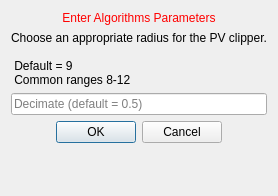
<?xml version="1.0" encoding="UTF-8"?>
<ui version="4.0">
 <class>AtrialFibresClipperViewUIRadius</class>
 <widget class="QWidget" name="AtrialFibresClipperViewUIRadius">
  <property name="geometry">
   <rect>
    <x>0</x>
    <y>0</y>
    <width>222</width>
    <height>196</height>
   </rect>
  </property>
  <property name="sizePolicy">
   <sizepolicy hsizetype="Preferred" vsizetype="Minimum">
    <horstretch>0</horstretch>
    <verstretch>0</verstretch>
   </sizepolicy>
  </property>
  <property name="minimumSize">
   <size>
    <width>0</width>
    <height>196</height>
   </size>
  </property>
  <property name="maximumSize">
   <size>
    <width>16777215</width>
    <height>196</height>
   </size>
  </property>
  <property name="windowTitle">
   <string>Set Values</string>
  </property>
  <layout class="QVBoxLayout" name="verticalLayout">
   <item>
    <widget class="QLabel" name="titleLabel">
     <property name="styleSheet">
      <string notr="true">QLabel { color: rgb(255, 0, 0) }</string>
     </property>
     <property name="text">
      <string>Enter Algorithms Parameters</string>
     </property>
     <property name="alignment">
      <set>Qt::AlignCenter</set>
     </property>
    </widget>
   </item>
   <item>
    <widget class="QLabel" name="label">
     <property name="text">
      <string>Choose an appropriate radius for the PV clipper.

 Default = 9
 Common ranges 8-12</string>
     </property>
    </widget>
   </item>
   <item>
    <widget class="QLineEdit" name="lineEdit_4">
     <property name="placeholderText">
      <string>Decimate (default = 0.5)</string>
     </property>
    </widget>
   </item>
   <item>
    <widget class="QDialogButtonBox" name="buttonBox">
     <property name="enabled">
      <bool>true</bool>
     </property>
     <property name="orientation">
      <enum>Qt::Horizontal</enum>
     </property>
     <property name="standardButtons">
      <set>QDialogButtonBox::Cancel|QDialogButtonBox::Ok</set>
     </property>
     <property name="centerButtons">
      <bool>true</bool>
     </property>
    </widget>
   </item>
   <item>
    <spacer name="spacer">
     <property name="orientation">
      <enum>Qt::Vertical</enum>
     </property>
     <property name="sizeType">
      <enum>QSizePolicy::Expanding</enum>
     </property>
     <property name="sizeHint" stdset="0">
      <size>
       <width>20</width>
       <height>0</height>
      </size>
     </property>
    </spacer>
   </item>
  </layout>
 </widget>
 <layoutdefault spacing="6" margin="11"/>
 <resources/>
 <connections/>
</ui>
